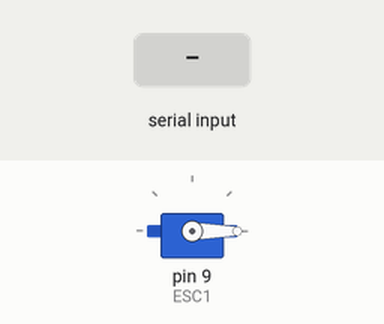
Recording of a sketch running on a simulated Arduino Uno, built with avr-gcc and run on an emulated ATmega328P. Shown: servo. Inputs (shaded band) come from the test bench. What the sketch prints to the serial monitor is not drawn.

Above: at 1.2 s.
1.3 s: "1" received over the second serial link
At 1.8 s:
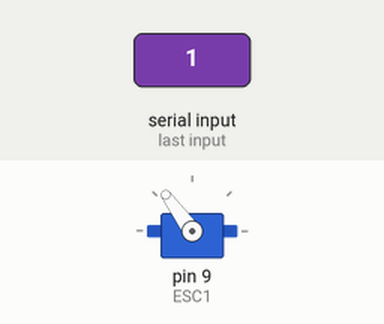
2.8 s: "2" received over the second serial link
At 4.0 s:
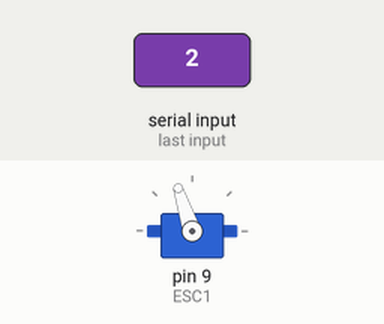
4.3 s: "3" received over the second serial link
At 5.3 s:
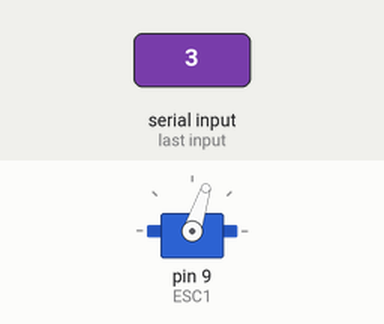
5.8 s: "4" received over the second serial link
At 6.4 s:
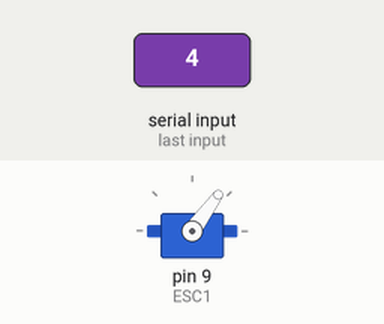
7.3 s: "0" received over the second serial link
At 7.6 s:
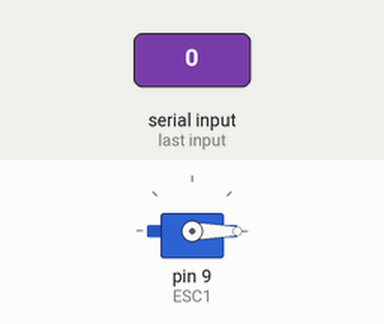
Timing chart, 0 to 9.8 s (numbered marks = the images above; inputs shaded):
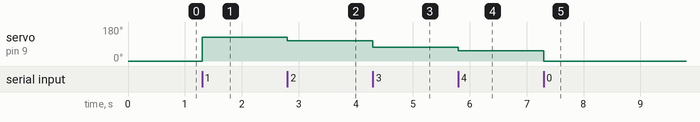

Measured:
- after the input at 1.3 s, servo on pin 9 (ESC1): 0° → 126° at once
- after the input at 2.8 s, servo on pin 9 (ESC1): 126° → 108° at once
- after the input at 4.3 s, servo on pin 9 (ESC1): 108° → 72° at once
- after the input at 5.8 s, servo on pin 9 (ESC1): 72° → 54° at once
- after the input at 7.3 s, servo on pin 9 (ESC1): 54° → 0° at once

The sketch:

ArduinoSketch.ino
```cpp
#include <SoftwareSerial.h>
#include <MPU9250.h>
#include<Servo.h>

#define TX_PIN      7
#define RX_PIN      6
#define BAUD        9600
#define MPU_DELAY   30000

void setup_serial();
void setup_bluetooth();
void setup_mpu9250();
void loop_bluetooth();
void loop_mpu9250();

Servo ESC1;
int pos = 0; //Sets position variable
char state = 'E';

void setSpeed(int speed) {
  int angle = map(speed, 0, 100, 0, 180); //Sets servo positions to different speeds ESC1.write(angle);
  ESC1.write(angle);
}

SoftwareSerial bluetooth(RX_PIN, TX_PIN);
MPU9250 IMU(Wire, 0x68);

void setup() {
  setup_serial();
  setup_bluetooth();
  // setup_mpu9250();
  ESC1.attach(9);
}

void loop() {
  loop_bluetooth();
  // loop_mpu9250();

  if (state == '1')
  {
    setSpeed(70);
  }
  else if (state == '2')
  {
    setSpeed(60);
  }
    else if (state == '3')
  {
    setSpeed(40);
  }
    else if (state == '4')
  {
    setSpeed(30);
  }
  else if (state == '0')
  {
    setSpeed(0);
  }
  else
  {
    setSpeed(0);
  }
}

void setup_serial() {
  Serial.begin(BAUD);
  //while (!Serial) {}
}

void setup_bluetooth() {
  Serial.println("Configuring bluetooth, please wait...");
  bluetooth.begin(BAUD);
  Serial.println("Bluetooth configuration done.");

  //while (!bluetooth) {}
}

void setup_mpu9250() {
  int status = IMU.begin();
  if (status < 0) {
    Serial.println("IMU initialization unsuccessful.");
    Serial.println("Check IMU wiring or try cycling power.");
    Serial.print("Status: ");
    Serial.println(status);
    //while(status < 0) {}
  }
}

void loop_bluetooth() {
  if (bluetooth.available()) {
    state = bluetooth.read();
    Serial.write(state);
  }

  if (Serial.available())
    bluetooth.write(Serial.read());
}

int mpu_delay_counter = 0;
void loop_mpu9250() {
  if (mpu_delay_counter < MPU_DELAY) {
    mpu_delay_counter++;
    return;
  }
  mpu_delay_counter = 0;

  IMU.readSensor();
  Serial.print(IMU.getAccelX_mss(), 6);
  Serial.print("\t");
  Serial.print(IMU.getAccelY_mss(), 6);
  Serial.print("\t");
  Serial.print(IMU.getAccelZ_mss(), 6);
  Serial.print("\t");
  Serial.print(IMU.getGyroX_rads(), 6);
  Serial.print("\t");
  Serial.print(IMU.getGyroY_rads(), 6);
  Serial.print("\t");
  Serial.print(IMU.getGyroZ_rads(), 6);
  Serial.print("\t");
  Serial.print(IMU.getMagX_uT(), 6);
  Serial.print("\t");
  Serial.print(IMU.getMagY_uT(), 6);
  Serial.print("\t");
  Serial.print(IMU.getMagZ_uT(), 6);
  Serial.print("\t");
  Serial.println(IMU.getTemperature_C(), 6);
}
```
